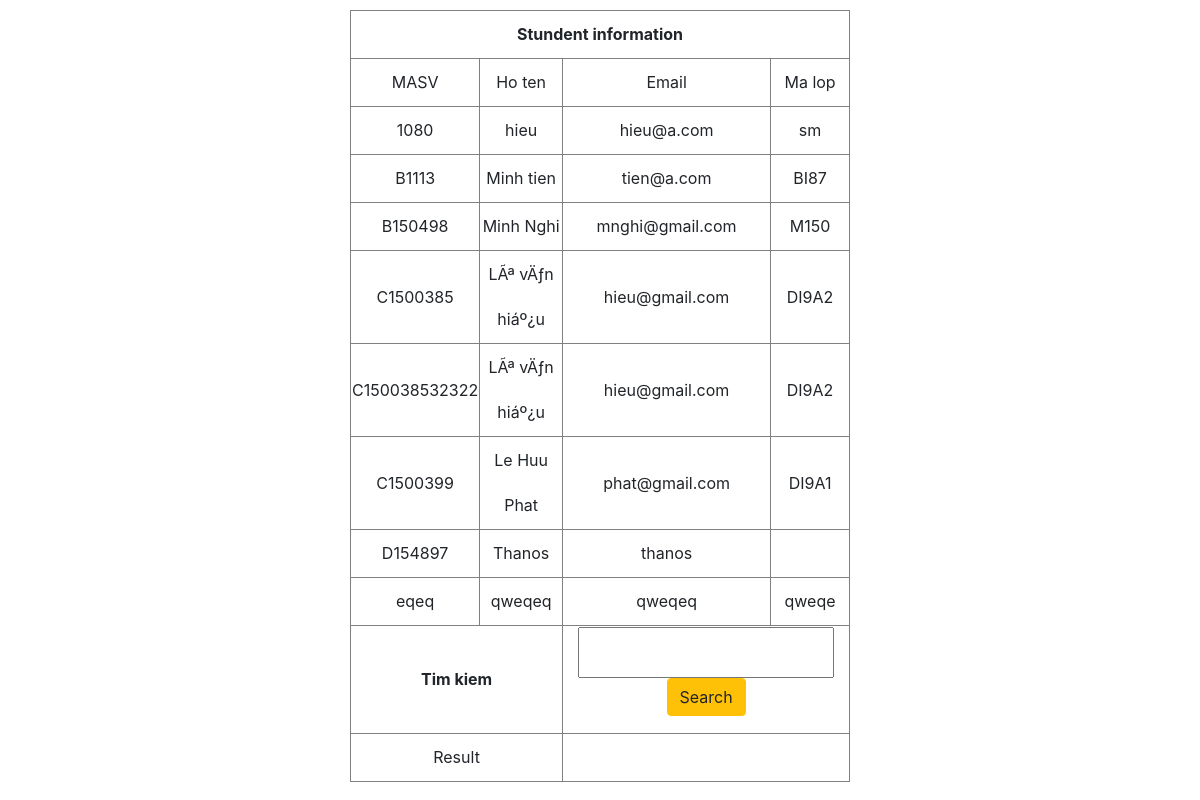
/searchinfo.php, run on the app's committed database.
### tables this page shows
CREATE TABLE `sinhvien` (
  `masv` varchar(255) NOT NULL,
  `hotensv` varchar(255) NOT NULL,
  `email` varchar(255) NOT NULL,
  `malop` varchar(255) NOT NULL
);

### searchinfo.php (the view, shortened to what this page needs)
<?php
include_once("connectdb.php");
$value = $_POST['valuesearch'];
$sql = "SELECT * FROM sinhvien WHERE masv LIKE '%{$value}%'";
$result= mysqli_query($conn,$sql);
?>
<html lang="en">
<head>
    <link href="https://stackpath.bootstrapcdn.com/bootstrap/4.3.1/css/bootstrap.min.css" rel="stylesheet">
</head>
<body>
<table align="center" border=1px style="margin-top:10px;line-height:45px;text-align:center" width=500px >
<tr>
<th colspan=4>Stundent information</th>
</tr>
<tr>
    <td>MASV</td>
    <td>Ho ten</td>
    <td>Email</td>
    <td>Ma lop</td>
</tr>
<?php while($row = mysqli_fetch_assoc($result)){?>
<tr>
    <td><?php echo $row['masv']; ?></td>
    <td><?php echo $row['hotensv']; ?></td>
    <td><?php echo $row['email']; ?></td>
    <td><?php echo $row['malop']; ?></td>
</tr>
<?php } ?>
<tr>
<th colspan=2>Tim kiem</th>
<th colspan=2>
    <form action="searchinfo.php" method="post">
        <input type="text" name="valuesearch">
        <button class="btn btn-warning" name="search">Search</button>
    </form>
</th>
</tr>
<tr>
<td colspan=2>Result</td>
<td colspan=2>
</td>
</tr>
</table>
</body>
</html>

### data on the page
sinhvien: masv "1080", hotensv "hieu", email "hieu@a.com", malop "sm"
sinhvien: masv "B1113", hotensv "Minh tien", email "tien@a.com", malop "BI87"
sinhvien: masv "B150498", hotensv "Minh Nghi", email "mnghi@gmail.com", malop "M150"
sinhvien: masv "C1500385", hotensv "LÃª vÄƒn hiáº¿u", email "hieu@gmail.com", malop "DI9A2"
sinhvien: masv "C150038532322", hotensv "LÃª vÄƒn hiáº¿u", email "hieu@gmail.com", malop "DI9A2"
sinhvien: masv "C1500399", hotensv "Le Huu Phat", email "phat@gmail.com", malop "DI9A1"
sinhvien: masv "D154897", hotensv "Thanos", email "thanos"
sinhvien: masv "eqeq", hotensv "qweqeq", email "qweqeq", malop "qweqe"
